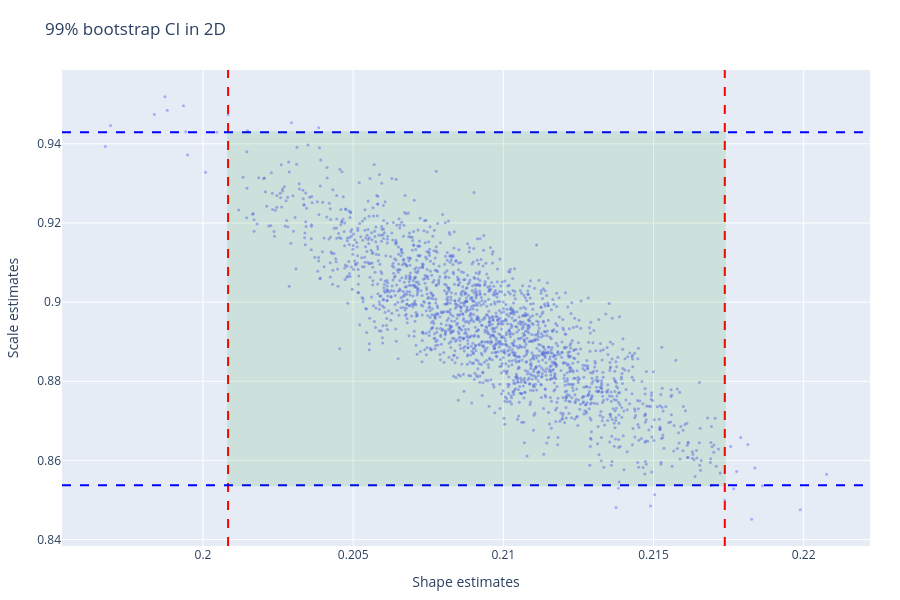

This figure's notebook cell:
### Code cell
fig = bootstrap_conf_ellipse(data[data > 0], 50000, conf_lvl=0.99, floc=0, method='MM')
fig.write_html('graphs/ci99_2d.html')
fig.show()

### Figure 1 — Plotly figure (JSON) as saved in the notebook; plotly's stock layout.template omitted (floating-point values rounded to 4 significant figures; data arrays with more than 128 entries replaced by an {"elided": "..."} marker saying what was removed)
{"data": [{"marker": {"opacity": 0.5, "size": 3}, "mode": "markers", "name": "Bootstrap samples", "type": "scatter", "x": {"elided": "2000 float values"}, "y": {"elided": "2000 float values"}}], "layout": {"height": 600, "margin": {"b": 50, "l": 30, "r": 30, "t": 70}, "shapes": [{"line": {"color": "red", "dash": "dash"}, "type": "line", "x0": 0.2008, "x1": 0.2008, "xref": "x", "y0": 0, "y1": 1, "yref": "y domain"}, {"line": {"color": "red", "dash": "dash"}, "type": "line", "x0": 0.2174, "x1": 0.2174, "xref": "x", "y0": 0, "y1": 1, "yref": "y domain"}, {"line": {"color": "blue", "dash": "dash"}, "type": "line", "x0": 0, "x1": 1, "xref": "x domain", "y0": 0.8537, "y1": 0.8537, "yref": "y"}, {"line": {"color": "blue", "dash": "dash"}, "type": "line", "x0": 0, "x1": 1, "xref": "x domain", "y0": 0.9429, "y1": 0.9429, "yref": "y"}, {"fillcolor": "green", "line": {"color": "green", "width": 2}, "opacity": 0.1, "type": "rect", "x0": 0.2008, "x1": 0.2174, "y0": 0.8537, "y1": 0.9429}], "title": {"text": "99% bootstrap CI in 2D"}, "xaxis": {"title": {"text": "Shape estimates"}}, "yaxis": {"title": {"text": "Scale estimates"}}}}
